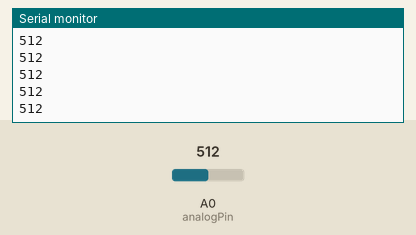
Simulated run of this sketch. Board: Arduino Uno, built with avr-gcc and run on an emulated ATmega328P. Shown: the last lines printed to the serial monitor. The test bench sets the inputs (shaded band); at power-on: A0 (analogPin) = 512.

Above: at 1.2 s.
1.3 s: A0 (analogPin) set to 716
At 2.1 s:
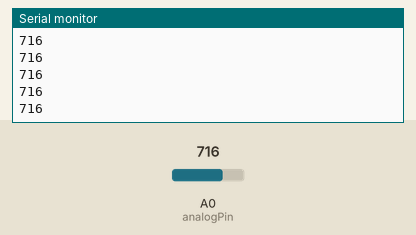
2.8 s: A0 (analogPin) set to 900
At 3.5 s:
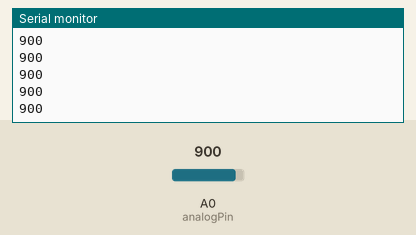
Timing chart, 0 to 5.8 s (numbered marks = the images above; inputs shaded):
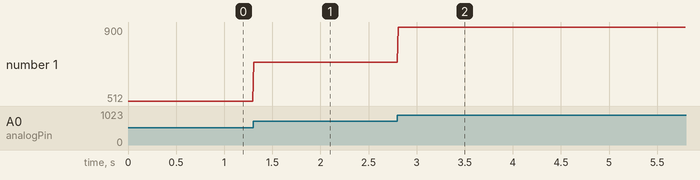

The sketch:

ramylizer.ino
```cpp
const int analogPin = 0;
int sensorReading = 0;

void setup() {
  Serial.begin(9600);
}

void loop() {

  sensorReading = analogRead(analogPin);
  Serial.println(sensorReading);
  delay(10);
}
```

Measured:
- after the input at 1.3 s, the serial monitor: prints a new line at once (image 1)
- after the input at 2.8 s, the serial monitor: prints a new line at once (image 2)
- plotted number 1: 512 → 716 after the input at 1.3 s, 716 → 900 after the input at 2.8 s
